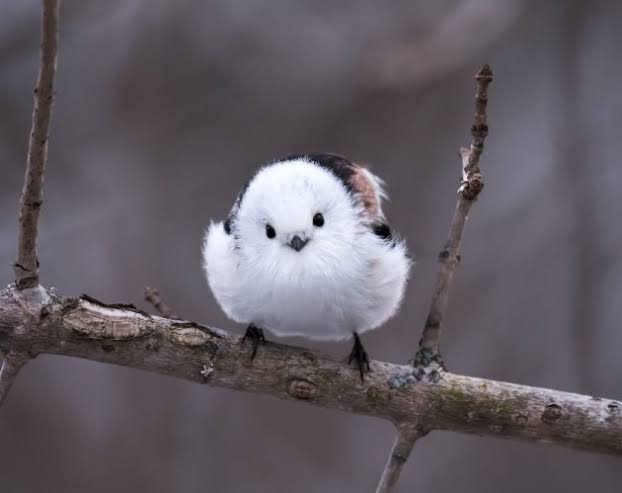
#> input picture PostLab_3/bird2.jpg, 622 x 493 px
$ python prac_3.py
#> lines starting #> are read from the running program, lines starting #| are printed output that depends on the picture; after the words box and inside, x2 and y2 are one past the last pixel; in counts of white or black regions, pixels touching at a corner belong together
import cv2
img = cv2.imread("bird2.jpg")
#> img is the input picture: shape (493, 622, 3); mean B, G, R 98.9, 91, 97.8
t_lower = 100
t_upper = 200
aperture_size = 5
L2Gradient = True
edge = cv2.Canny(img, t_lower, t_upper, L2gradient = L2Gradient )
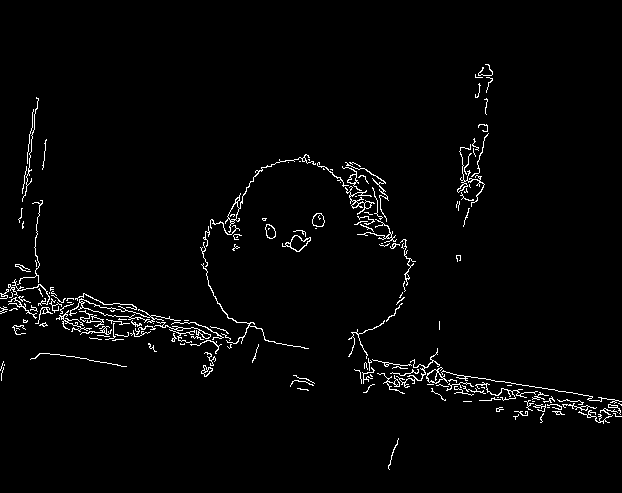
#> edge: shape (493, 622); 2.3% white in thin lines or dots, all inside (x1, y1, x2, y2) = (0, 64, 622, 470)
cv2.imshow('original CS25D010', img)
cv2.imshow('edge CS25D010', edge)
cv2.waitKey(0)
cv2.destroyAllWindows()

$ run again, with PostLab_3/bird.jpg copied over PostLab_3/bird2.jpg
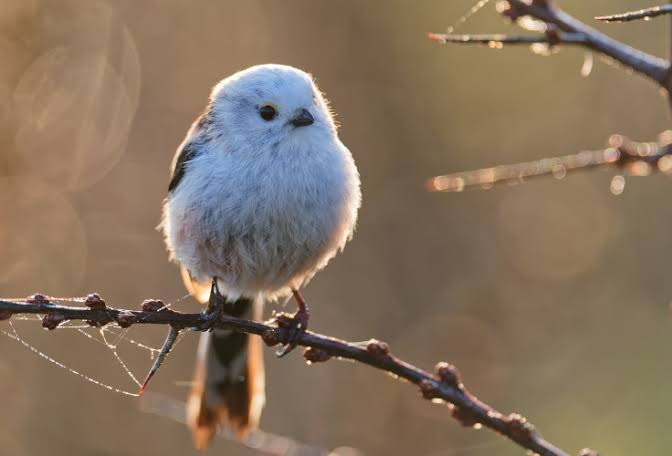
#> input picture PostLab_3/bird.jpg, 672 x 456 px
#> img is the input picture: shape (456, 672, 3); mean B, G, R 94.6, 114.2, 133.7
#> `edge = cv2.Canny(img, t_lower, t_upper, L2gradient = L2Gradient )`:
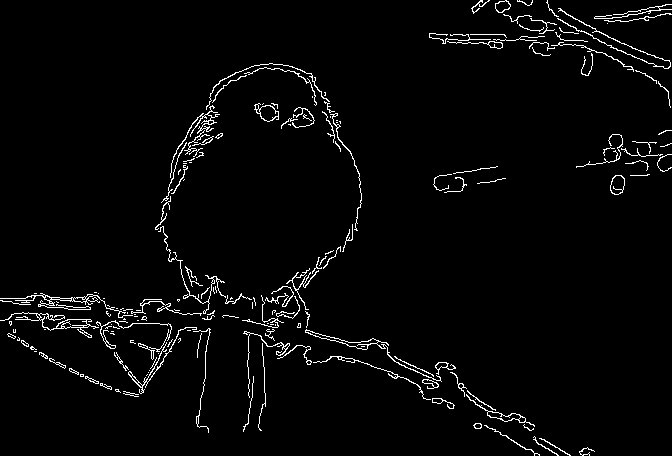
#> edge: shape (456, 672); 2.9% white in thin lines or dots
